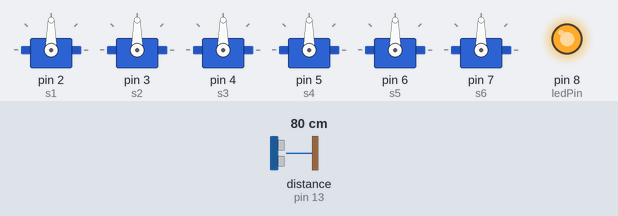
Bench run of a sketch on a simulated Arduino Uno, built with avr-gcc and run on an emulated ATmega328P. On the bench: 6 × servo, output pins drawn as LEDs (lit = HIGH). Wiring (inferred from the names in the program): ultrasonic range finder: trigger pin 12; echo pin 13. The test bench sets the inputs (shaded band); at power-on: distance to the obstacle (sensor on pin 13) 80 cm. The echo pulse lasts 58.3 µs per cm; pins used as bus, display or sensor lines are not drawn.

Above: at 3.8 s.
3.9 s: distance to the obstacle (sensor on pin 13) set to 97 cm
10.2 s: distance to the obstacle (sensor on pin 13) set to 107 cm
At 16.2 s:
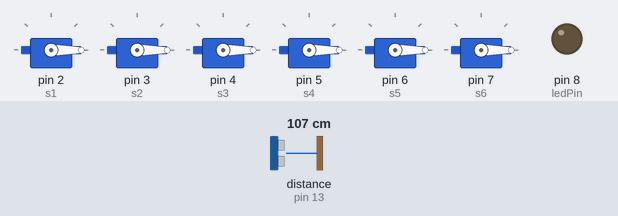
16.5 s: distance to the obstacle (sensor on pin 13) set to 2 cm
At 22.2 s:
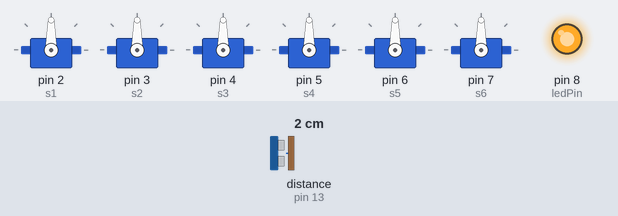
22.5 s: distance to the obstacle (sensor on pin 13) set to 120 cm
At 28.4 s:
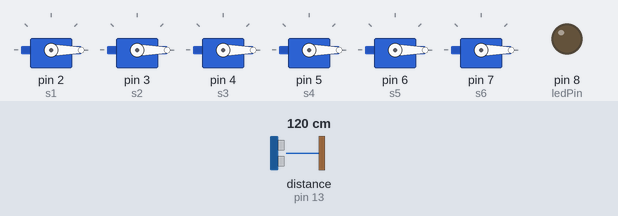
Timing chart, 0 to 29.5 s (numbered marks = the images above; inputs shaded):
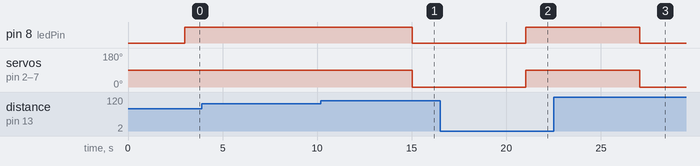

Measured:
- the behaviour switches between 102 and 103 cm on distance to the obstacle (sensor on pin 13) (found by bisection; images 0 and 1)
- after the input at 3.9 s, every drawn part: stays the same
- after the input at 10.2 s, pin 8 (ledPin): HIGH → LOW after 4.8 s; servo on pin 2 (s1), servo on pin 3 (s2), servo on pin 4 (s3), servo on pin 5 (s4), servo on pin 6 (s5), servo on pin 7 (s6): 90° → 0° after 4.8 s
- after the input at 16.5 s, pin 8 (ledPin): LOW → HIGH after 4.5 s; servo on pin 2 (s1), servo on pin 3 (s2), servo on pin 4 (s3), servo on pin 5 (s4), servo on pin 6 (s5), servo on pin 7 (s6): 0° → 90° after 4.5 s
- after the input at 22.5 s, pin 8 (ledPin): HIGH → LOW after 4.5 s; servo on pin 2 (s1), servo on pin 3 (s2), servo on pin 4 (s3), servo on pin 5 (s4), servo on pin 6 (s5), servo on pin 7 (s6): 90° → 0° after 4.5 s

The sketch:

ultrasonic_sensor_simulation1.ino
```cpp
#include <Servo.h>

int trigPin = 12;
int echoPin = 13;
int ledPin = 8;

Servo s1;
Servo s2;
Servo s3;
Servo s4;
Servo s5;
Servo s6;


void setup()
{

  pinMode(trigPin, OUTPUT);
  pinMode(ledPin,OUTPUT);
  pinMode(echoPin,INPUT);

  s1.attach(2);
  s2.attach(3);
  s3.attach(4);
  s4.attach(5);
  s5.attach(6);
  s6.attach(7);

  Serial.begin(9600);

}

void loop()
{

  digitalWrite(trigPin, LOW);
  delayMicroseconds(2);

  digitalWrite(trigPin, HIGH);
  delayMicroseconds(5);

  digitalWrite(trigPin, LOW);

  int duration = pulseIn(echoPin, HIGH);

  int distance = (duration*0.034)/2;


  if(distance <= 100){

    delay(3000);

    digitalWrite(ledPin, HIGH);

	s1.write(90);
    s2.write(90);
    s3.write(90);
    s4.write(90);
    s5.write(90);
    s6.write(90);

  }

  else{

    delay(3000);

 	s1.write(0);
    s2.write(0);
    s3.write(0);
    s4.write(0);
    s5.write(0);
    s6.write(0);

    digitalWrite(ledPin, LOW);

  }


}
```
